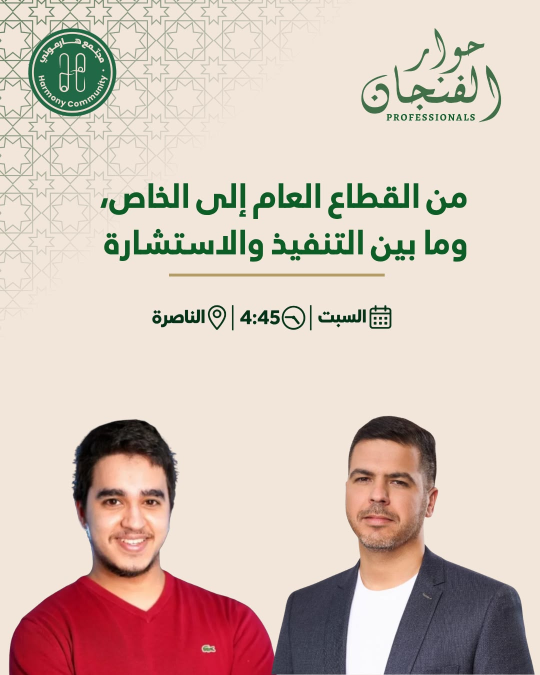
#> input picture hiwar-alfinjan/inputs/orig_1_cover.jpg, 1080 x 1350 px (shown at 1/2 size); the run also reads 1 picture not shown here
$ python prep.py
#> lines starting #> are read from the running program, lines starting #| are printed output that depends on the picture; after the words box and inside, x2 and y2 are one past the last pixel; in counts of white or black regions, pixels touching at a corner belong together
### hiwar-alfinjan/logo.py
"""Harmony logo: line-art (green on paper, like the event poster) or solid badge."""
import numpy as np
from PIL import Image, ImageDraw, ImageFilter

SRC = "inputs/logo.jpg"
GREEN = (12, 108, 71)          # brand green sampled from the logo


# [5 lines left out: function _geom, not called in this run]


def logo(size, style="line"):
    im = Image.open(SRC).convert("RGB")
    a = np.asarray(im, np.float32)
    lum = a @ np.array([0.299, 0.587, 0.114], np.float32)
    cream = np.clip((lum - 95) / (215 - 95), 0, 1)
    cx, cy, r = _geom(cream)
    pad = 14
    if style == "line":
        rgba = np.zeros((*cream.shape, 4), np.uint8)
        rgba[..., :3] = GREEN
        rgba[..., 3] = (cream * 255).astype(np.uint8)
        out = Image.fromarray(rgba, "RGBA")
        box = (int(cx - r - 2), int(cy - r - 2), int(cx + r + 3), int(cy + r + 3))
        out = out.crop(box)
    else:  # badge: green disc with a thin green rim outside the cream ring
        big = Image.new("RGB", (im.width + 2 * pad, im.height + 2 * pad), GREEN)
        big.paste(im, (pad, pad))
        S = 4
        m = Image.new("L", (big.width * S, big.height * S), 0)
        R = (r + 9) * S; X = (cx + pad) * S; Y = (cy + pad) * S
        ImageDraw.Draw(m).ellipse((X - R, Y - R, X + R, Y + R), fill=255)
        m = m.resize(big.size, Image.LANCZOS)
        out = big.convert("RGBA"); out.putalpha(m)
        out = out.crop(out.getchannel("A").getbbox())
    return out.resize((size, size), Image.LANCZOS)


# [7 lines left out: function place, not called in this run]

### hiwar-alfinjan/prep.py
"""Prepare real assets from the original posters (nothing is redrawn):
- cut the two speakers out of the flat beige background of the cover (real photo pixels only)
- lift the 'حوار الفنجان' and 'مركنتيل' logos off the beige as one-colour transparent PNGs
- Harmony logo (line style) from the kit
Outputs go to assets/.
"""
import os
import cv2
import numpy as np
from PIL import Image

import logo

os.makedirs("assets", exist_ok=True)
BG = np.array([242, 230, 218], np.float32)          # flat poster beige (sampled, exact)


def lab(a):
    return cv2.cvtColor(np.clip(a, 0, 255).astype(np.uint8), cv2.COLOR_RGB2LAB).astype(np.float32)


def bgdist(a):
    L = lab(a)
    b = lab(BG.reshape(1, 1, 3))[0, 0]
    return np.sqrt(((L - b) ** 2).sum(-1))


def cut_person(src, box, keep, name, grade=True):
    """box = crop in the cover; keep(x,y,rgb) -> bool mask of pixels allowed to belong to this person."""
#> called with src = 'inputs/orig_1_cover.jpg', box = (0, 780, 600, 1350), name = 'p_moataz', grade = True
    im = np.asarray(Image.open(src).convert("RGB"), np.float32)
    x0, y0, x1, y1 = box
    a = im[y0:y1, x0:x1].copy()
    d = bgdist(a)
    lowbg = (d < 9).astype(np.uint8)
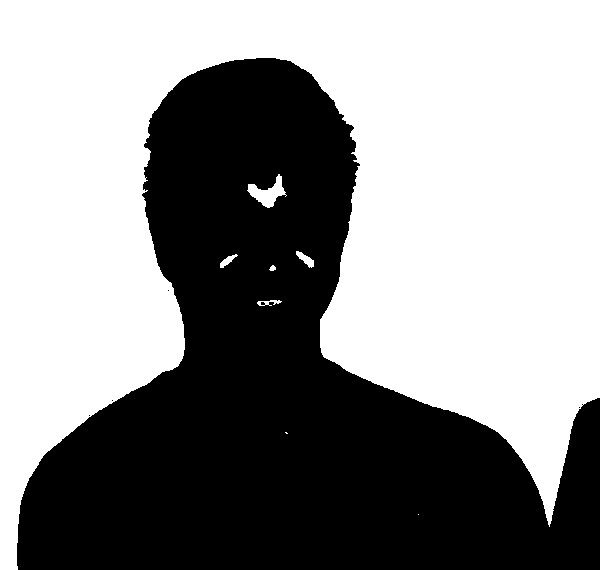
#> lowbg: shape (570, 600); values 0 (black) and 1 (white), 56.6% white; 5 black regions (4 under 20 px), largest, box (x1, y1, x2, y2) and area: (17, 58, 600, 570) 148477
    # background = beige region connected to the top row of the crop
    ff = np.zeros((a.shape[0] + 2, a.shape[1] + 2), np.uint8)
    reg = lowbg.copy() * 255
    for x in range(0, a.shape[1], 4):
        if reg[0, x] == 255:
            cv2.floodFill(reg, ff, (x, 0), 128)
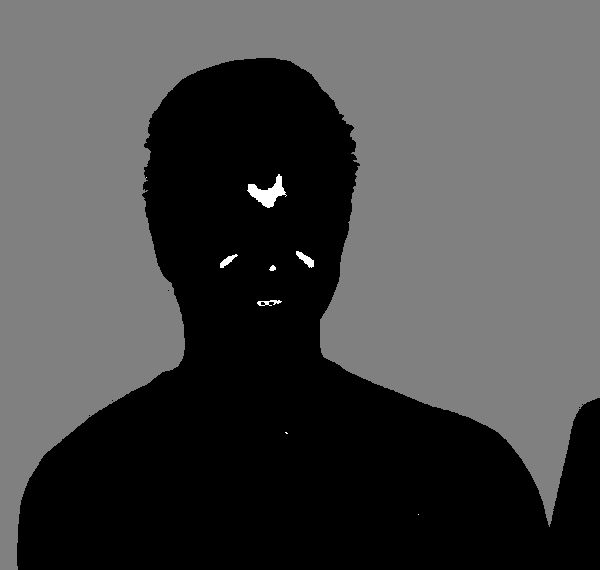
#> reg: shape (570, 600); min 0, max 255, mean 72.8
    for y in range(0, a.shape[0], 4):           # also from the side edges
        for x in (0, a.shape[1] - 1):
            if reg[y, x] == 255:
                cv2.floodFill(reg, ff, (x, y), 128)
    bgmask = (reg == 128)
#> bgmask: shape (570, 600) bool; 56.3% white; 5 black regions (4 under 20 px), largest, box (x1, y1, x2, y2) and area: (17, 58, 600, 570) 149404
    fg = ~bgmask
    yy, xx = np.mgrid[0:a.shape[0], 0:a.shape[1]]
    fg &= keep(xx + x0, yy + y0, a)
#> in is_dark, `return rgb.sum(-1) < 330`: returned value: shape (570, 600) bool; 32% white; 22 white regions (12 under 20 px), largest, box (x1, y1, x2, y2) and area: (19, 298, 600, 570) 90421, (145, 59, 353, 277) 17200, (192, 197, 249, 219) 709
#> fg: shape (570, 600) bool; 41.3% white; 4 white regions (3 under 20 px), largest, box (x1, y1, x2, y2) and area: (17, 58, 552, 570) 141340
    fg = fg.astype(np.uint8)
    # keep only the big component(s) touching the bottom
    n, lbl, st, _ = cv2.connectedComponentsWithStats(fg, 8)
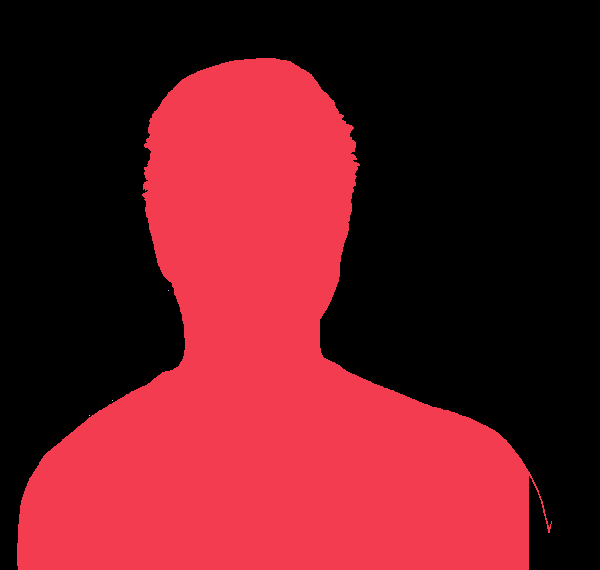
#> lbl: shape (570, 600) int32; 5 distinct labels, from 0 to 4; one colour per label, 0 black
#> n = 5; st = [[0, 0, 600, 570, 200657], [17, 58, 535, 512, 141340], [168, 290, 1, 1, 1], [112, 400, 1, 1, 1], [89, 415, 1, 1, 1]]
    keepl = [i for i in range(1, n) if st[i, cv2.CC_STAT_AREA] > 5000]
#> keepl = [1]
    fg = np.isin(lbl, keepl).astype(np.uint8)
#> fg: shape (570, 600); values 0 (black) and 1 (white), 41.3% white; 1 white region, box (x1, y1, x2, y2) and area: (17, 58, 552, 570) 141340
    # soft edge: interior = 1, 2px band uses colour distance
    fg = cv2.erode(fg, np.ones((3, 3), np.uint8), iterations=1)   # drop the light halo left by the old cut-out
#> fg: shape (570, 600); values 0 (black) and 1 (white), 40.8% white; 1 white region, box (x1, y1, x2, y2) and area: (18, 59, 529, 570) 139433
    inner = cv2.erode(fg, np.ones((3, 3), np.uint8), iterations=2)
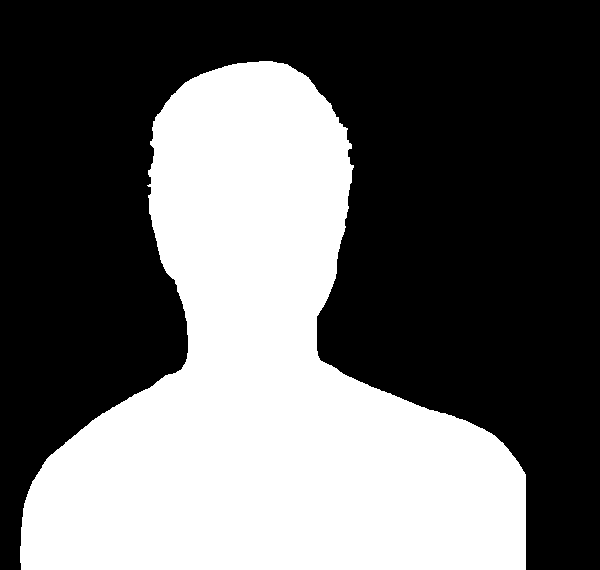
#> inner: shape (570, 600); values 0 (black) and 1 (white), 39.7% white; 1 white region, box (x1, y1, x2, y2) and area: (20, 61, 526, 570) 135936
    Lb = lab(BG.reshape(1, 1, 3))[0, 0, 0]
#> Lb = 235
    soft = np.clip((d - 5) / 22, 0, 1) * (lab(a)[..., 0] < Lb + 2)
    alpha = np.where(inner > 0, 1.0, soft * fg)
    alpha = cv2.GaussianBlur(alpha.astype(np.float32), (0, 0), 0.7)
    alpha = np.clip(alpha, 0, 1) * (cv2.dilate(fg, np.ones((3, 3), np.uint8)) > 0)
    # decontaminate the beige from semi-transparent edge pixels
    A = alpha[..., None]
    F = np.where(A > 0.04, (a - (1 - A) * BG) / np.maximum(A, 0.04), a)
    F = np.clip(F, 0, 255)
    # edge colour extension: the outer ~4px take the colour of the solid interior next to them,
    # which removes the light halo the earlier cut-out left around the hair
    core = cv2.erode(fg, np.ones((3, 3), np.uint8), iterations=4).astype(np.float32)
#> core: shape (570, 600) float32; values 0 (black) and 1 (white), 38.7% white; 1 white region, box (x1, y1, x2, y2) and area: (22, 63, 524, 570) 132524
    wsum = cv2.GaussianBlur(core, (0, 0), 2.5)
    csum = cv2.GaussianBlur(F * core[..., None], (0, 0), 2.5)
    ext = csum / np.maximum(wsum, 1e-4)[..., None]
    band = ((fg > 0) | (alpha > 0)) & (core == 0) & (wsum > 0.03)
#> band: shape (570, 600) bool; 1.9% white; 1 white region, box (x1, y1, x2, y2) and area: (17, 58, 529, 570) 6476
    F = np.where(band[..., None], ext, F)
    # light specks a few px inside dark hair edges (left by the old cut-out): give them the hair colour
    core7 = cv2.erode(fg, np.ones((3, 3), np.uint8), iterations=8).astype(np.float32)
#> core7: shape (570, 600) float32; values 0 (black) and 1 (white), 36.8% white; 1 white region, box (x1, y1, x2, y2) and area: (26, 67, 520, 570) 125863
    w7 = cv2.GaussianBlur(core7, (0, 0), 4)
    ext7 = cv2.GaussianBlur(F * core7[..., None], (0, 0), 4) / np.maximum(w7, 1e-4)[..., None]
    lum = F.mean(-1); lum7 = ext7.mean(-1)
    speck = (fg > 0) & (core7 == 0) & (w7 > 0.02) & (lum7 < 95) & (lum > lum7 + 28)
#> speck: shape (570, 600) bool; 0.13% white; 16 white regions (8 under 20 px), largest, box (x1, y1, x2, y2) and area: (151, 114, 163, 134) 97, (346, 159, 354, 178) 90, (154, 226, 162, 242) 59
    F = np.where(speck[..., None], ext7, F)
    # trim 3px off dark (hair) outlines only, then re-feather: the old cut-out's grey rim goes away
    dist = cv2.distanceTransform(fg, cv2.DIST_L2, 5)
    trim = (dist < 3.2) & (lum7 < 95) & (w7 > 0.02)
#> trim: shape (570, 600) bool; 0.41% white in thin lines or dots, all inside (x1, y1, x2, y2) = (18, 60, 528, 570)
    alpha = np.where(trim, 0.0, alpha).astype(np.float32)
    alpha = np.minimum(alpha, cv2.GaussianBlur(alpha, (0, 0), 0.8) * 1.15)
    alpha = np.clip(alpha, 0, 1)
    if grade:   # very slight grade only: a touch less saturation, 4% toward warm cream
        g = F.mean(-1, keepdims=True)
        F = g + (F - g) * 0.95
        F = F * 0.96 + np.array([244, 236, 224], np.float32) * 0.04
    out = np.dstack([F, alpha * 255]).astype(np.uint8)[:-2]   # last row of the original is lighter: drop it
    Image.fromarray(out, "RGBA").save(f"assets/{name}.png")
    print(name, out.shape)
#| p_moataz (568, 600, 4)


def is_red(rgb):
    return (rgb[..., 0] - rgb[..., 1] > 60) & (rgb[..., 0] > 120)


# Moderator (left, red shirt) and guest (right, dark jacket). They touch around x~550 at the bottom.
SEAM = 549
def is_dark(rgb):
    return rgb.sum(-1) < 330


cut_person("inputs/orig_1_cover.jpg", (0, 780, 600, 1350),
           lambda X, Y, rgb: (X < 552) & ~((X > 528) & is_dark(rgb)), "p_moataz")
cut_person("inputs/orig_1_cover.jpg", (500, 780, 1080, 1350),
           lambda X, Y, rgb: (X >= 546) & ~((X < 580) & is_red(rgb)), "p_hassan")
#> call 2 of cut_person, with src = 'inputs/orig_1_cover.jpg', box = (500, 780, 1080, 1350), name = 'p_hassan', grade = True
#> in lab (call 5), `return cv2.cvtColor(np.clip(a, 0, 255).astype(np.uint8), cv2.COLOR_RGB..`:
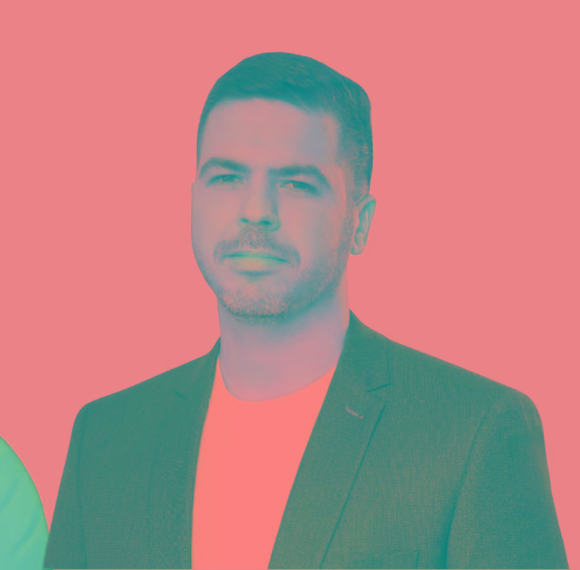
#> returned value: shape (570, 580, 3) float32; mean of channels 0, 1, 2 181.9, 133.3, 133.2; drawn as R, G, B
#> in bgdist (call 2), `b = lab(BG.reshape(1, 1, 3))[0, 0]`: b = [235, 130, 135]
#> in bgdist (call 2), `return np.sqrt(((L - b) ** 2).sum(-1))`:
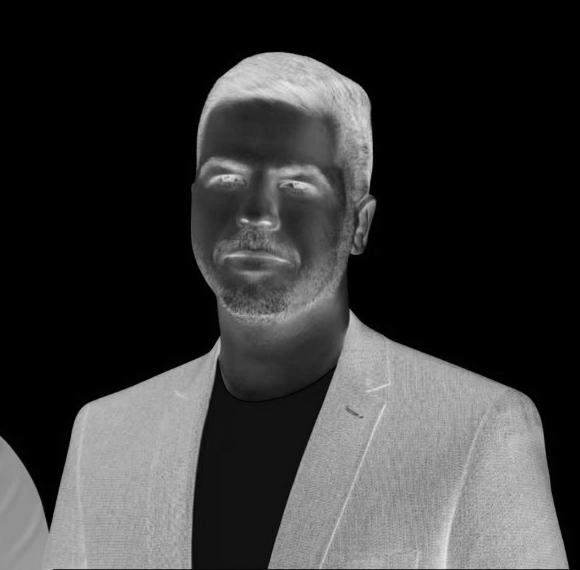
#> returned value: shape (570, 580) float32; min 0, max 232.1, mean 56
#> in cut_person (call 2), `lowbg = (d < 9).astype(np.uint8)`:
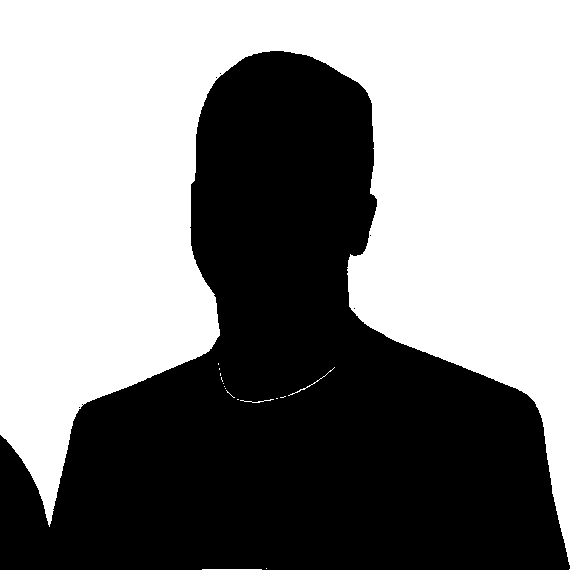
#> lowbg: shape (570, 580); values 0 (black) and 1 (white), 54% white; 6 black regions (5 under 20 px), largest, box (x1, y1, x2, y2) and area: (0, 51, 570, 570) 152091
#> in cut_person (call 2), `n, lbl, st, _ = cv2.connectedComponentsWithStats(fg, 8)`: n = 7; st = [[0, 0, 580, 570, 183169], [46, 51, 524, 519, 147426], [220, 73, 1, 1, 1], [216, 77, 1, 1, 1], [370, 235, 1, 1, 1], [354, 308, 1, 1, 1], [79, 407, 1, 1, 1]]
#| p_hassan (568, 580, 4)


def lift_logo(src, box, name, ink, lo=10, hi=None):
#> called with src = 'inputs/orig_1_cover.jpg', box = (690, 50, 1030, 260), name = 'logo_finjan', ink = (53, 97, 61), lo = 10
    im = np.asarray(Image.open(src).convert("RGB"), np.float32)
    x0, y0, x1, y1 = box
    a = im[y0:y1, x0:x1]
    d = bgdist(a)
    full = bgdist(np.array(ink, np.float32).reshape(1, 1, 3))[0, 0] if hi is None else hi
#> full = 142.7
    alpha = np.clip((d - lo) / (full * 0.85 - lo), 0, 1)
    rgba = np.zeros((*alpha.shape, 4), np.uint8)
    rgba[..., :3] = ink
    rgba[..., 3] = (alpha * 255).astype(np.uint8)
    out = Image.fromarray(rgba, "RGBA")
    out = out.crop(out.getchannel("A").point(lambda v: 255 if v > 20 else 0).getbbox())
    out.save(f"assets/{name}.png")
    print(name, out.size)
#| logo_finjan (280, 189)


lift_logo("inputs/orig_1_cover.jpg", (690, 50, 1030, 260), "logo_finjan", (53, 97, 61))
lift_logo("inputs/orig_2_moderator.jpg", (820, 1190, 1020, 1285), "logo_mercantil", (69, 114, 73))
#| logo_mercantil (160, 60)

# Harmony logo: line art in brand green (same artwork as the original posters)
lg = logo.logo(600, "line")
#> (the run stopped early here; a loop or call above may not have finished)
